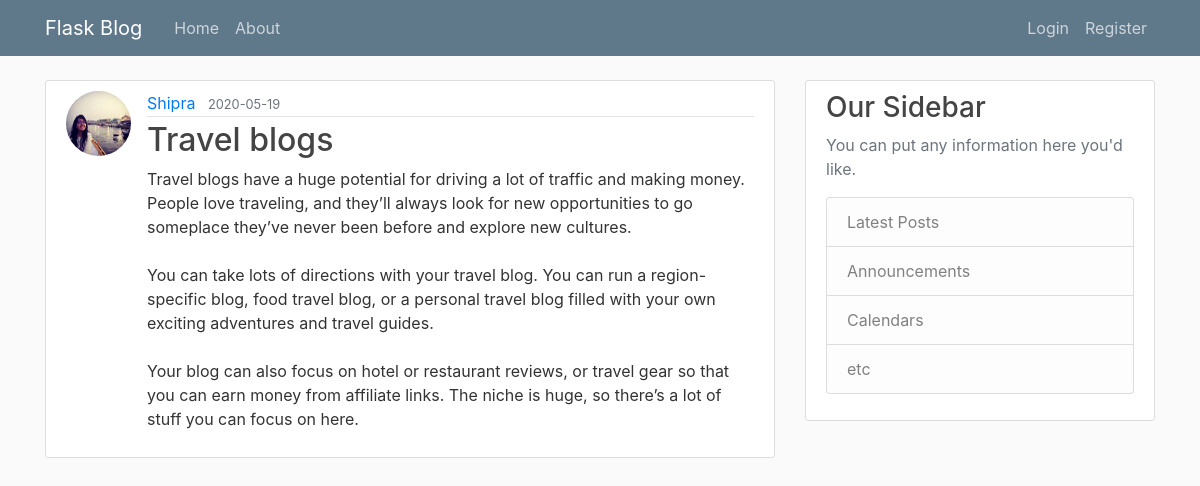
Screenshot of /post/3 with the database file from the repository.
### flaskblog/models.py (models this page shows, shortened)
class User(db.Model, UserMixin):
    id = db.Column(db.Integer, primary_key=True)
    username = db.Column(db.String(20), unique=True, nullable=False)
    email = db.Column(db.String(120), unique=True, nullable=False)
    image_file = db.Column(db.String(20), nullable=False, default='default.jpg')
    password = db.Column(db.String(60), nullable=False)
    posts = db.relationship('Post', backref='author', lazy=True)

class Post(db.Model):
    id = db.Column(db.Integer, primary_key=True)
    title = db.Column(db.String(100), nullable=False)
    date_posted = db.Column(db.DateTime, nullable=False, default=datetime.utcnow)
    content = db.Column(db.Text, nullable=False)
    user_id = db.Column(db.Integer, db.ForeignKey('user.id'), nullable=False)

### flaskblog/posts/routes.py (the view)
@posts.route("/post/<int:post_id>")
def post(post_id):
    post = Post.query.get_or_404(post_id)
    return render_template('post.html', title=post.title, post=post)

### flaskblog/templates/post.html (shortened to what this page needs)
{% extends "layout.html" %}
{% block content %}
  <article class="media content-section">
    <img class="rounded-circle article-img" src="{{ url_for('static', filename='profile_pics/' + post.author.image_file) }}">
    <div class="media-body">
      <div class="article-metadata">
        <a class="mr-2" href="{{ url_for('users.user_posts', username=post.author.username) }}">{{ post.author.username }}</a>
        <small class="text-muted">{{ post.date_posted.strftime('%Y-%m-%d') }}</small>
      </div>
      <h2 class="article-title">{{ post.title }}</h2>
      <p class="article-content">{{ post.content }}</p>
    </div>
  </article>
{% endblock content %}

### flaskblog/static/main.css (style rules this page uses)
body { background: #fafafa; color: #333333; margin-top: 5rem; }
h1, h2, h3, h4, h5, h6 { color: #444444; }
.content-section { background: #ffffff; padding: 10px 20px; border: 1px solid #dddddd; border-radius: 3px; margin-bottom: 20px; }
.article-title { color: #444444; }
.article-content { white-space: pre-line; }
.article-img { height: 65px; width: 65px; margin-right: 16px; }
.article-metadata { padding-bottom: 1px; margin-bottom: 4px; border-bottom: 1px solid #e3e3e3 }

### rows the page displays
User: image_file (picture), author.username "Shipra"
Post: date_posted "2020-05-19", title "Travel blogs", content "Travel blogs have a huge potential for driving a lot of traffic and making money. People love traveling, and they’ll always look for new opportunities to go someplace they’ve never been before and explore new cultures. You can take lots of directions with your travel blog. You can run a region-specific blog, food travel blog, or a personal travel blog filled with your own exciting adventures and travel guides. Your blog can also focus on hotel or restaurant reviews, or travel gear so that you can earn money from affiliate links. The niche is huge, so there’s a lot of stuff you can focus on here."
